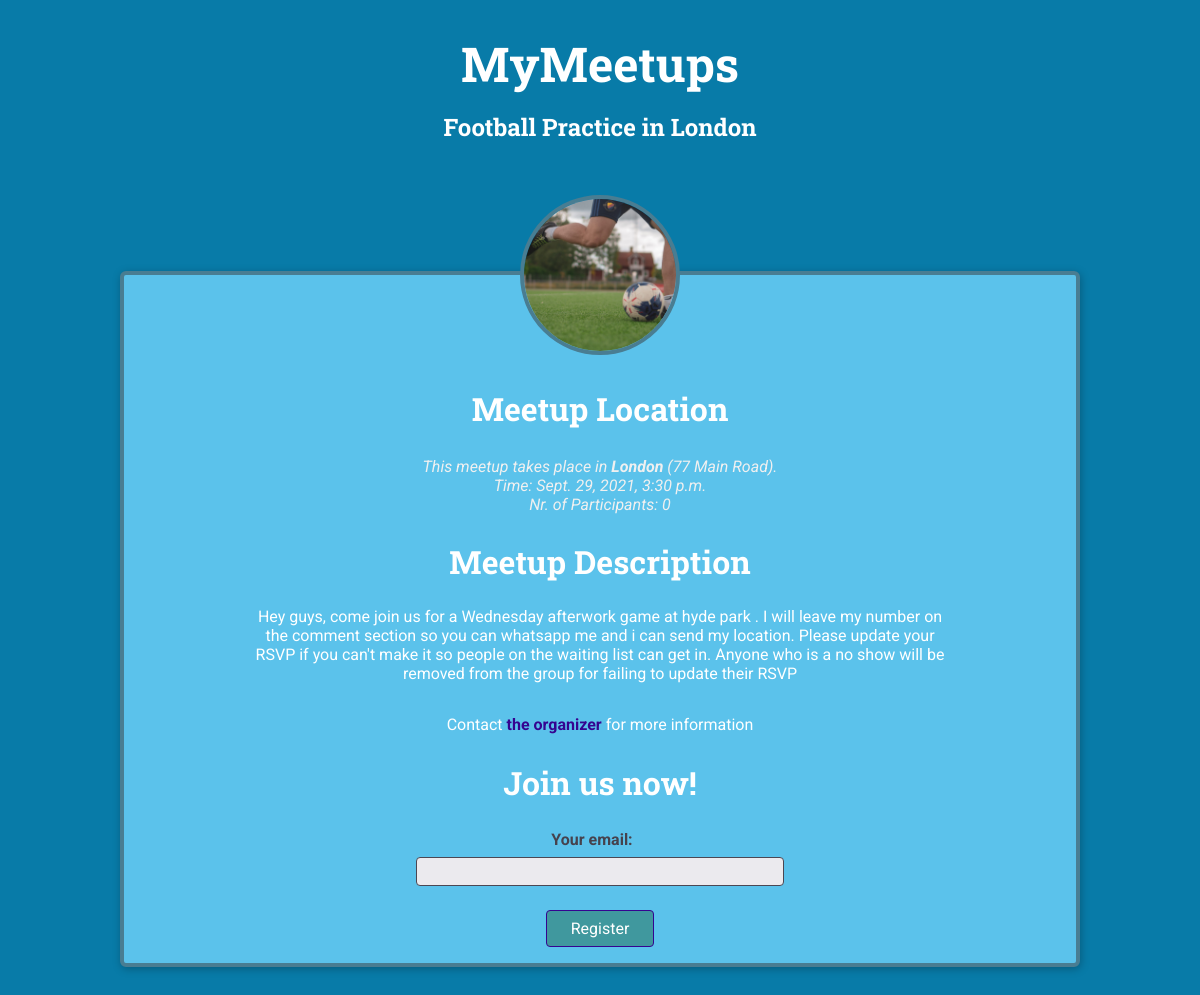
Page /meetups/football-practice-london on the committed database.
### meetups/models.py (models this page shows, shortened)
class Meetup(models.Model):
    title = models.CharField(max_length=200)
    organizer_email = models.EmailField()
    date = models.DateTimeField()
    slug = models.SlugField(unique=True)
    description = models.TextField(blank=True)
    image = models.ImageField(upload_to='images')
    location = models.ForeignKey(Location, on_delete=models.CASCADE) # Set a one to many relations between location and meetup classes
    participant = models.ManyToManyField(Participant, blank=True)

class Location(models.Model):
    name = models.CharField(max_length=200)
    address = models.CharField(max_length=200)

### meetups/views.py (the view, shortened to what this page needs)
# urls.py: path('<slug:meetup_slug>', views.details, name='details'),
def details(request, meetup_slug):
    try:
        selected_meetup = Meetup.objects.get(slug=meetup_slug)
        if request.method == 'GET':
            reg_form = RegistrationForm()
        return render(request, 'meetups/details.html', {
                    'meetup_found': True,
                    'meetup': selected_meetup,
                    'form': reg_form
                })
    except Exception as exc:
        return render(request, 'meetups/details.html', {
            'meetup_found': False
        })

### meetups/forms.py
class RegistrationForm(forms.Form):
    email = forms.EmailField(label='Your email')

### meetups/templates/meetups/details.html (shortened to what this page needs)
{% extends 'meetups/base/base.html' %}
{% load static %}
{% block css %}
    <link rel="stylesheet" href="{% static 'meetups/styles/detail.css' %}">
{% endblock %}
{% block header %}
    {{ meetup.title}}
{% endblock %}
{% block body %}
{% if meetup_found %}
    <article>
        <img id="main-image" src="{{ meetup.image.url }}" alt="{{ meetup.title }}">
        <section id="location">
            <h2>Meetup Location</h2>
            <address>This meetup takes place in <span>{{ meetup.location.name }}</span> ({{ meetup.location.address }}).</address>
            <address>Time: {{ meetup.date }}</address>
            <address>Nr. of Participants: {{ meetup.participant.count }}</address>
        </section>
        <section id="details">
            <h2>
                Meetup Description
            </h2>
            <p>
                {{ meetup.description }}
            </p>
            <footer>
                <p>
                    Contact <a href="mailto:{{ meetup.organizer_email }}">the organizer</a>  for more information
                </p>
            </footer>
        </section>
        <section id="registration">
            <h2>Join us now!</h2>
            <form action="{% url 'details' meetup.slug  %}" method="POST">
                <ul>
                    {{ form.as_ul }}
                </ul>
                <div id="registration-actions">
                    <button>Register</button>
                </div>
            </form>
        </section>
    </article>
{% else %}
    <p>No meetup found. Sorry!</p>
{% endif %}
{% endblock %}

### meetups/static/meetups/styles/base.css (style rules this page uses)
* { box-sizing: border-box; }
body { font-family: 'Roboto', sans-serif; margin: 0; background-color: #087ba8; color: #f0f0f0; }
h1, h2, h3 { font-family: 'Roboto Slab', sans-serif; color: #ffffff; }
button, .btn { cursor: pointer; font: inherit; padding: 0.5rem 1.5rem; background-color: #40989e; border: 1px solid #350490; color: white; border-radius: 4px; text-decoration: none; }

### meetups/static/meetups/styles/detail.css (style rules this page uses)
article { max-width: 60rem; margin: 5rem auto; border-radius: 6px; background-color: #5bc2eb; border: 4px solid #497d92; box-shadow: 1px 2px 8px rgba(0, 0, 0, 0.25); position: relative; padding: 1rem; text-align: center; }
#main-image { width: 10rem; height: 10rem; object-fit: cover; position: absolute; top: -5rem; left: calc(50% - 5rem); border-radius: 50%; border: 4px solid #497d92; }
section:first-of-type { margin-top: 6rem; }
h2 { font-size: 2rem; }
address span { font-weight: bold; }
#details h2 { margin-bottom: 0.5rem; }
#details > p { color: #ffffff; padding: 1rem; border-radius: 4px; max-width: 80%; margin: auto; }
#details footer { color: #ffffff; }
#details footer a { color: #350490; text-decoration: none; font-weight: bold; }
#registration ul { list-style: none; margin: 0; padding: 0; }
#registration label { font-weight: bold; color: #46424d; margin-right: 1rem; display: block; margin-bottom: 0.5rem; }
#registration input { font: inherit; width: 40%; background-color: #ebeaee; border: 1px solid #4b4753; border-radius: 4px; padding: 0.25rem; }
#registration-actions { margin-top: 1.5rem; }

### rows in the picture
Meetup: title "Football Practice in London", image (picture), location.name "London", location.address "77 Main Road", date "Sept. 29, 2021, 3:30 p.m.", participant.count "0", description "Hey guys, come join us for a Wednesday afterwork game at hyde park . I will leave my number on the comment section so you can whatsapp me and i can send my location. Please update your RSVP if you can't make it so people on the waiting list can get in. Anyone who is a no show will be removed from the group for failing to update their RSVP"
